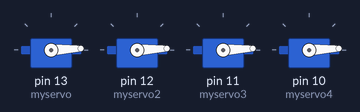
The sketch below on a simulated Arduino Uno, built with avr-gcc and run on an emulated ATmega328P. Parts: 4 × servo.

Above: at 0.05 s.
At 0.7 s:
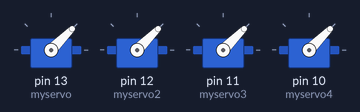
At 1.35 s:
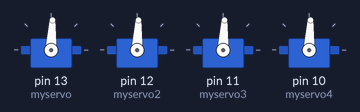
At 2.65 s:
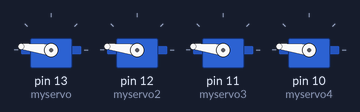
At 3.95 s:
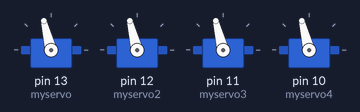
At 5.3 s:
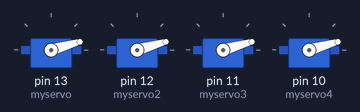
Timing chart, 0 to 7.2 s (numbered marks = the images above):
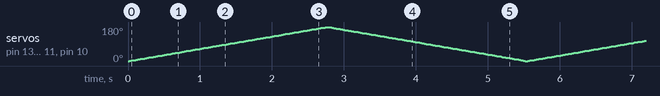

The sketch:

servo_sweep.ino
```cpp
#include <Servo.h>

Servo myservo;
Servo myservo2;
Servo myservo3;
Servo myservo4;// create servo object to control a servo
// twelve servo objects can be created on most boards

int pos = 0;    // variable to store the servo position

void setup() {
  myservo.attach(13);
  myservo2.attach(12);
  myservo3.attach(11);
  myservo4.attach(10);// attaches the servo on pin 9 to the servo object
}

void loop() {
  for (pos = 0; pos <= 180; pos += 1) { // goes from 0 degrees to 180 degrees
    // in steps of 1 degree
    myservo.write(pos);
    myservo2.write(pos);
    myservo3.write(pos);
    myservo4.write(pos);// tell servo to go to position in variable 'pos'
    delay(15);                       // waits 15ms for the servo to reach the position
  }
  for (pos = 180; pos >= 0; pos -= 1) { // goes from 180 degrees to 0 degrees
    myservo.write(pos);
    myservo2.write(pos);
    myservo3.write(pos);
    myservo4.write(pos);// tell servo to go to position in variable 'pos'
    delay(15);                       // waits 15ms for the servo to reach the position
  }
}
```
